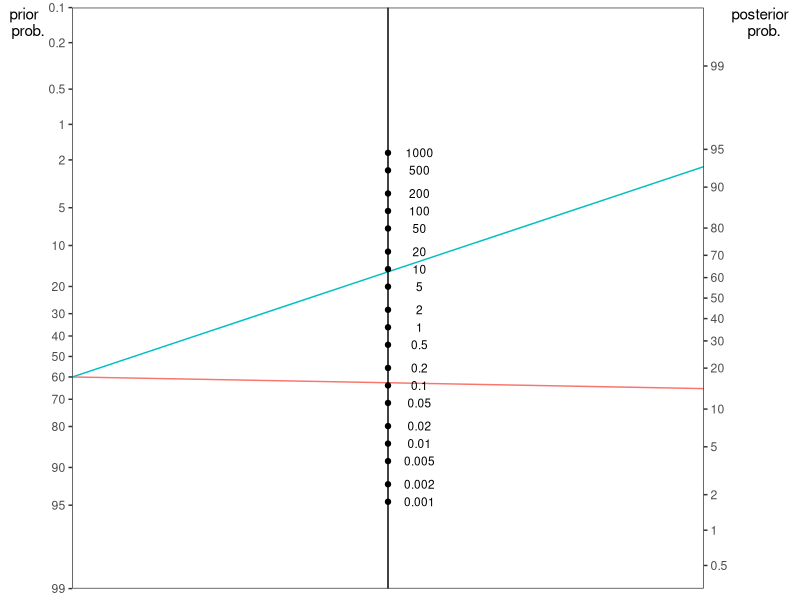

The R script that drew this image:
## nomogram plot draft 1

odds         <- function(p){
    o <- p/(1-p)
    return(o)
}

logodds      <- function(p){
    lo <- log10(p/(1-p))
    return(lo)
}

logodds_to_p <- function(lo){
    o <- 10^lo
    p <- o/(1+o)
    return(p)
}


library(ggplot2)



## set all the theme preferences up front so the plot is legible
theme_set(theme_bw() +
              theme(axis.text.x = element_blank(),
                    axis.ticks.x = element_blank(),
                    axis.title.x = element_blank(),
                    axis.title.y = element_text(angle = 0),
                    axis.title.y.right = element_text(angle = 0),
                    axis.line = element_blank(),
                    panel.grid = element_blank(),
                    legend.position = "none"
                    )
          )




ticks_prob    <- c(0.1, 0.2, 0.5, 1, 2, 5, 10, 20, 30,
                   40, 50, 60, 70, 80, 90, 95, 99)
ticks_odds    <- odds(ticks_prob)
ticks_logodds <- logodds(ticks_prob/100)
ticks_lrs     <- sort(c(10^(-3:3), 2*(10^(-3:2)), 5*(10^(-3:2))))
ticks_log_lrs <- log10(ticks_lrs)

 
prior_prob  <- 0.6                  # prevalence
prior_odds  <- odds(prior_prob)
sensitivity <- 0.9
specificity <- 0.9
PLR <- sensitivity/(1-specificity)
NLR <- (1-sensitivity)/specificity
post_odds_pos  <- prior_odds * PLR
post_odds_neg  <- prior_odds * NLR
post_prob_pos  <- post_odds_pos/(1+post_odds_pos)
post_prob_neg  <- post_odds_neg/(1+post_odds_neg)

left   <- 0
right  <- 1
middle <- mean(c(left, right))
    
df <- data.frame(x=c(left, right, left, right), 
                 y=c(prior_prob, post_prob_pos, prior_prob, post_prob_neg), 
                 line = c("pos", "pos", "neg", "neg"))

adj_min      <- range(ticks_logodds)[1]
adj_max      <- range(ticks_logodds)[2]
adj_diff     <- adj_max - adj_min
scale_factor <- abs(adj_min) - adj_diff/2
#df$lo_y <- ifelse(df$x==left,(10/adj_diff)*logodds(1-df$y)-1,logodds(df$y))
df$lo_y <- ifelse(df$x==left,logodds(1-df$y)-scale_factor,logodds(df$y))
zero         <- data.frame(x = c(left,right),
                           y = c(0,0),
                           line = c('pos','pos'),
                           lo_y = c(-scale_factor,0))


rescale   <- range(ticks_logodds) + abs(adj_min) - adj_diff/2
rescale_x_breaks  <- ticks_logodds + abs(adj_min) - adj_diff/2  

p <- ggplot(df) +
        geom_line(aes(x = x, y = lo_y, color = line)) +
        # geom_line(aes(x = x, y = lo_y), data=zero, color="green") +
        geom_vline(xintercept = middle) +
        annotate(geom = "text",
                 x = rep(middle+.05, length(ticks_log_lrs)),
                 y = (ticks_log_lrs-scale_factor)/2,
                 label = ticks_lrs,
                 size = 3) +
        annotate(geom="point",
                 x = rep(middle, length(ticks_log_lrs)),
                 y = (ticks_log_lrs-scale_factor)/2) +
        ylab("prior \n prob.") +
        scale_x_continuous(expand = c(0, 0)) + 
        scale_y_continuous(expand = c(0,0),
                           limits = rescale,
                           breaks = -rescale_x_breaks,
                           labels = ticks_prob,
                           sec.axis = sec_axis(trans = ~.,
                                               name = "posterior \n prob.",
                                               labels = ticks_prob,
                                               breaks = ticks_logodds))

p





### Graveyard of code that may/may not ever be useful 

# geom_segment(aes(x = middle, xend = middle, y = 1.99, yend = -2)) +
# geom_point(aes(x = rep(middle, length(ticks_log_lrs)),
#               y = ticks_log_lrs, label = "+")) +

# ticks_lrs <- c(0.001, 0.002, 0.005, 0.01, 0.02, 0.05, 1,
#                    2, 5, 10,20, 50, 100, 200, 500, 1000)

# p + ggtitle("test main title", subtitle = "subtitle goes here")

